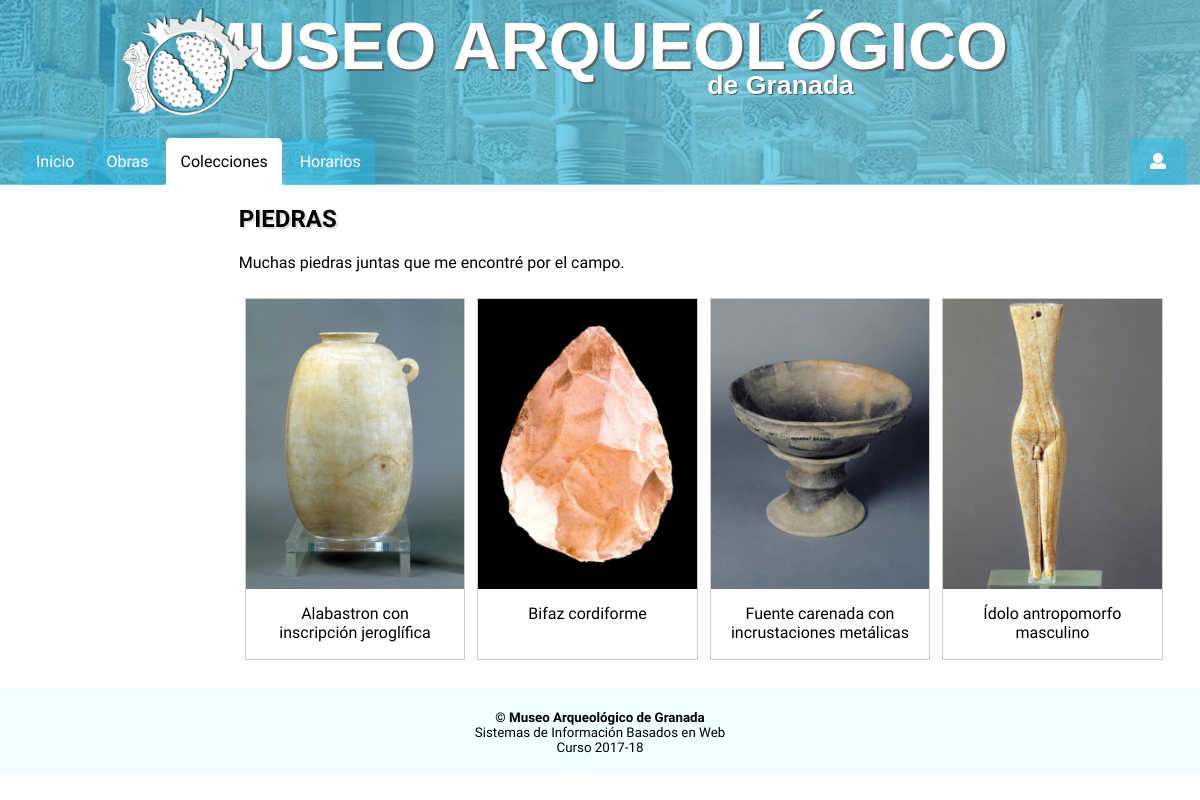
The page /coleccion.php?id=1 on the database its author committed.
### tables this page shows
CREATE TABLE `coleccion` (
  `id` int(11) NOT NULL,
  `nombre` varchar(40) NOT NULL,
  `descripcion` varchar(500) NOT NULL
);

CREATE TABLE `colecciones` (
  `id_col` int(11) NOT NULL,
  `id_obra` int(11) NOT NULL
);

CREATE TABLE `obras` (
  `Nombre` varchar(50) DEFAULT NULL COMMENT 'nombre de la obra',
  `id` int(10) UNSIGNED NOT NULL,
  `fecha` varchar(100) DEFAULT NULL,
  `dimensiones` varchar(75) DEFAULT NULL,
  `procedencia` varchar(50) DEFAULT NULL,
  `comentario` text,
  `imagen` text NOT NULL,
  `video` varchar(200) DEFAULT 'https://www.youtube.com/embed/dQw4w9WgXcQ'
);

### coleccion.php (the view, shortened to what this page needs)
<?php
include "modules/conexion.php";
if (isset($_GET['id'])) {
    $resultado_obras = mysqli_query ($conexion, "SELECT * FROM obras, colecciones WHERE colecciones.id_col=".$_GET['id']." AND obras.id=colecciones.id_obra");
    $resultado_col   = mysqli_query( $conexion, "SELECT * FROM coleccion WHERE id=".$_GET['id']);
} else {
    $resultado_cols  = mysqli_query( $conexion, "SELECT * FROM coleccion");
}
include "modules/head.php";
include "modules/header.php";
?>
<body>
    <article>
        <?php
        if (isset($_GET['id'])) { $array_resultado =  mysqli_fetch_assoc($resultado_col); ?>
            <h1><?php echo $array_resultado['nombre']; ?></h1>
            <p><?php echo $array_resultado['descripcion']; ?></p>
            <?php
                if ($resultado_obras->num_rows > 0) {
                    while($array_resultado =  mysqli_fetch_assoc($resultado_obras)) {
                        echo "<div class='responsivo'><div class='galeria'><a href='obra.php?id=".$array_resultado['id']."'>";
                            echo "<img src='".$array_resultado['imagen']."' alt='".$array_resultado['Nombre']."'></a>";
                            echo "<div class='desc'>".$array_resultado['Nombre']."</div></div></div>";
                    }
                }
                } ?>
    </article>
    <?php include "modules/footer.php"; ?>
</body>
</html>

### css/estilos.css (style rules this page uses)
body { font-family: 'Raleway', sans-serif; }
article h1 { text-shadow: 2px 2px 1px #dddddd; }
article h1 { text-transform: uppercase; }
article { width: 80%; float: right; padding-left: 20px; padding-bottom: 30px; }
div.galeria { border: 1px solid #ccc; float: left; text-align: center; }
div.galeria img { width: 100%; height: auto; }
div.desc { padding: 15px; text-align: center; height: 2.5em; }
.responsivo { padding: 0 6px; margin-top: 10px; float: left; width: 22.88888%; }

### rows shown on the page
coleccion: nombre "PIEDRAS", descripcion "Muchas piedras juntas que me encontré por el campo."
colecciones: id_obra.imagen (picture), id_obra.Nombre "Alabastron con inscripción jeroglífica"
colecciones: id_obra.imagen (picture), id_obra.Nombre "Bifaz cordiforme"
colecciones: id_obra.imagen (picture), id_obra.Nombre "Fuente carenada con incrustaciones metálicas"
colecciones: id_obra.imagen (picture), id_obra.Nombre "Ídolo antropomorfo masculino"
